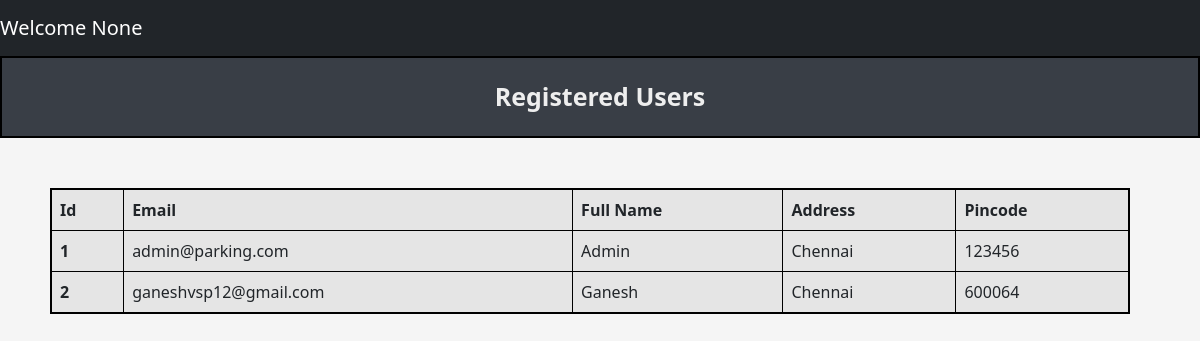
The page /admin/users on the database as committed earlier.
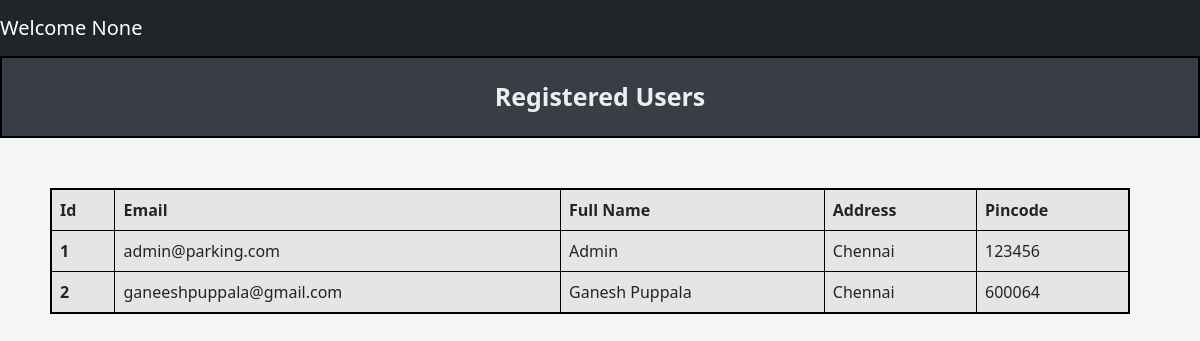
The same page on the database as committed later.
### tables this page shows
CREATE TABLE Users (
            user_id INTEGER PRIMARY KEY AUTOINCREMENT,
            email Text NOT NULL UNIQUE,
            password Text NOT NULL,
            name Text NOT NULL,
            address Text NOT NULL,
            pincode Text NOT NULL,
            phone_no Text NOT NULL,
            role Text DEFAULT 'user'
        );

### controllers/admin_controller.py (the view)
@admin.route('/admin/users', methods = ['GET','POST'])
def viewUsers():
    users_data = getUsersData()
    return render_template("admin/userslist.html",users_data = users_data)

### models/parking_lot.py (called while the page is built)
def getUsersData():
    connection = sqlite3.connect(DATABASE_PARKING)
    cur = connection.cursor()
    cur.execute('''
                    SELECT * FROM USERS
                ''')
    users_data = cur.fetchall()
    connection.commit()
    connection.close()
    return users_data

### templates/admin/userslist.html (shortened to what this page needs)
{% extends "navbar.html" %}
{% block content %}
    <div class="title"> Registered Users </div>
        <table class="table table-striped table-active table-responsive table-css table-bordered ">
            <thead>
                <tr>
                <th scope="col">Id</th>
                <th scope="col">Email</th>
                <th scope="col">Full Name</th>
                <th scope="col">Address</th>
                <th scope="col">Pincode</th>
                </tr>
            </thead>
            <tbody>
                {% for user in users_data %}
                    <tr>
                        <th scope="row">{{ user[0] }}</th>
                        <td>{{ user[1] }}</td>
                        <td>{{ user[3] }}</td>
                        <td>{{ user[4] }}</td>
                        <td>{{ user[5] }}</td>
                    </tr>
                {% endfor %}
            </tbody>
        </table>
{% endblock %}

Rows that differ between the two databases and show on the page:
changed Users id 2: email "ganeshvsp12@gmail.com" → "ganeeshpuppala@gmail.com"; name "Ganesh" → "Ganesh Puppala"
